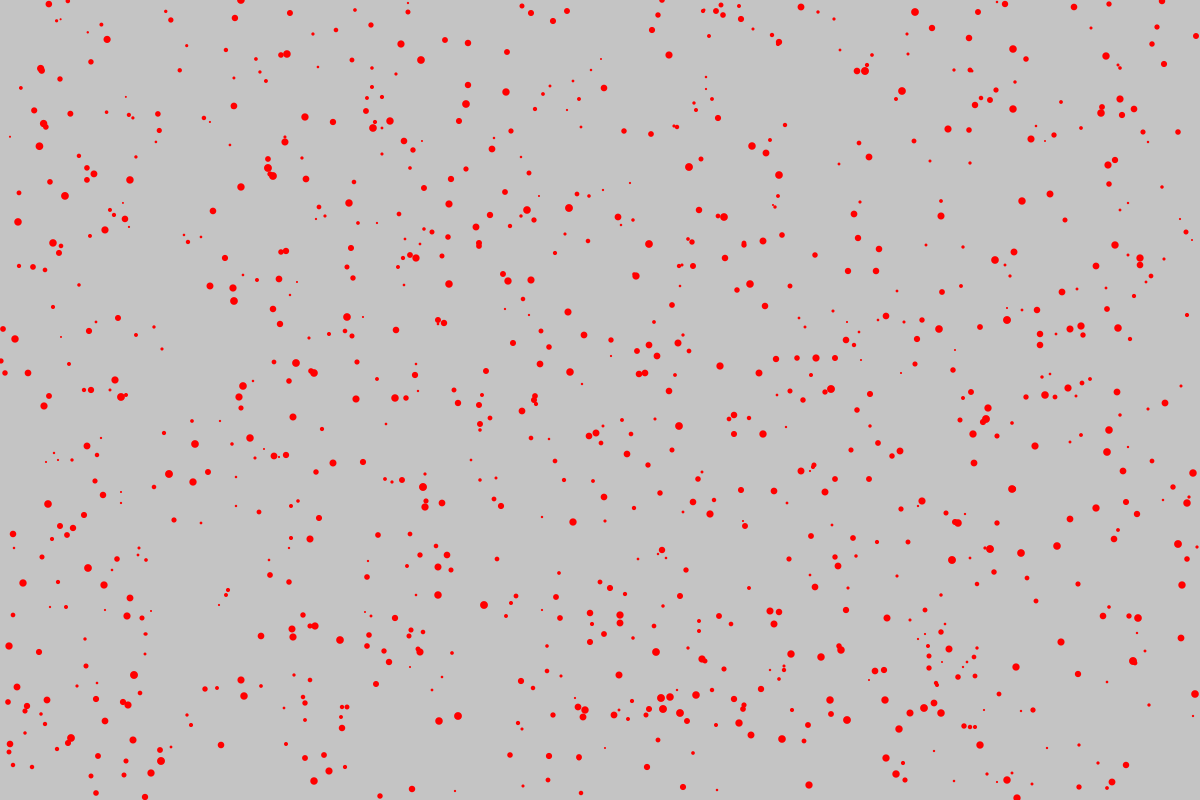
Frame 1 (no input)
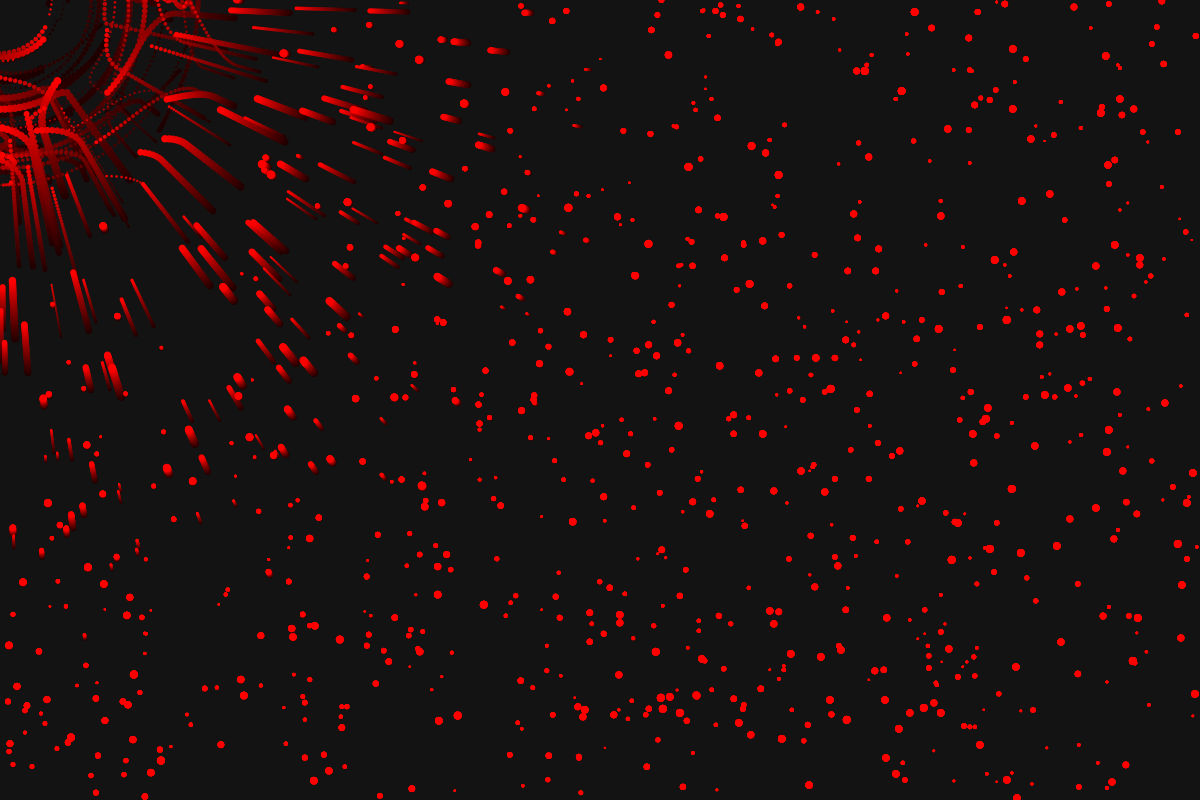
Frame 60 (the mouse pressed at the canvas centre just before this capture)
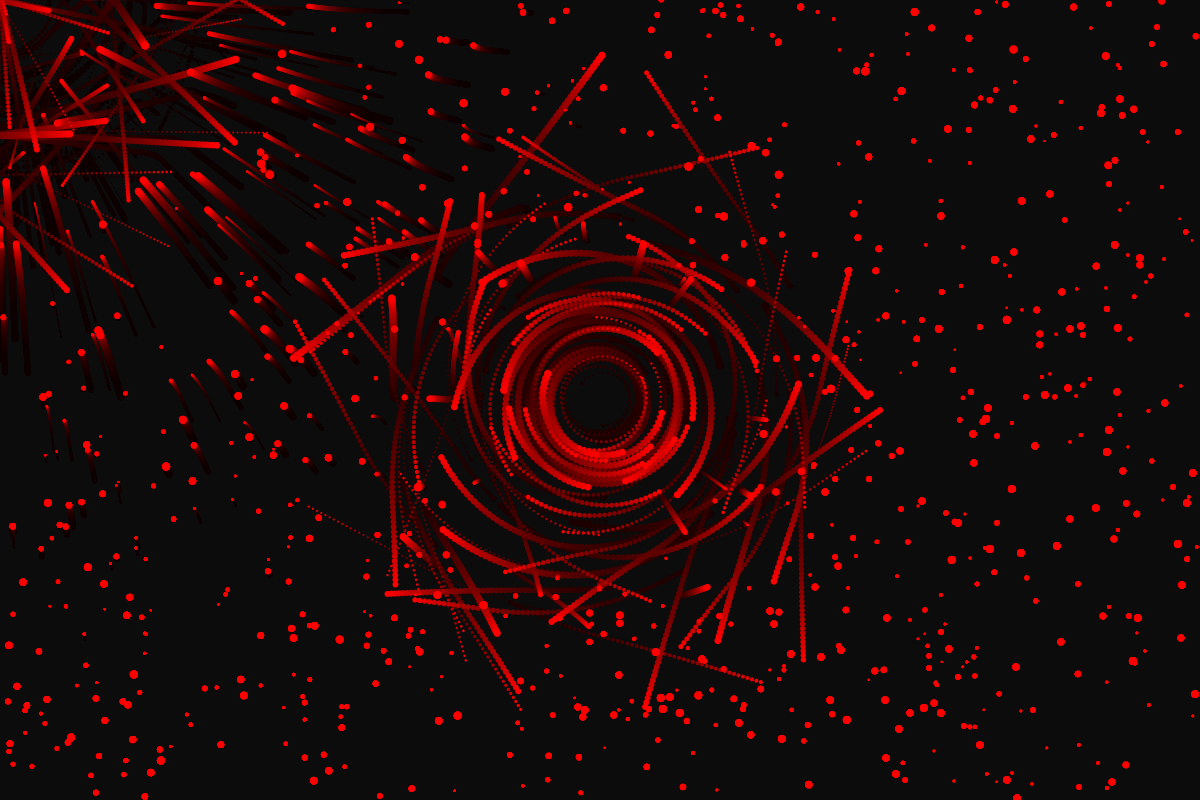
Frame 120 (the mouse held since frame 60 and released just before this capture)

The Processing sketch that drew these frames (run headless with seeded random() and noise(); from frame 60 on, the mouse is pressed at the canvas centre):

// Processing sketch: gravity_rotation
// ── gravity_rotation.pde
int TOPSPEED = 5;
float CF = 0.5; //coefficient of friction;
int MAX_PARTICLES = 1000;
Particle[] particles = new Particle[MAX_PARTICLES];
PVector mouse;

void setup(){
	mouse = new PVector(mouseX, mouseY);
	size(1200, 800);
	noStroke();

	//initialize paticles
	for(int i = 0; i < particles.length; i++){
    	particles[i] = new Particle(int(random(0, width)), //x
    								int(random(0, height)), //y
    								random(2, 50),	//mass
    								random(1, 4), //size
    								random(100, 250)); //rotation threshold
  	}
}

void draw(){
	fill(0, 10);
	rect(0, 0, width, height);
	updateMouseVector();
	fill(255, 0, 0);
	for(int i = 0; i < particles.length; i++){
		particles[i].update();
		particles[i].display();    
	}
}

void updateMouseVector(){
	// to prevent the mouse from updating too often
	mouse.x = mouseX;
	mouse.y = mouseY;
}

class Particle{
	PVector location, 
			velocity,
			acceleration;
	float 	mass,
			size,
			threshold;
	int dir;

	Particle(int x, int y, float _mass, float _size, float _threshold){
		// particle class should have location, velocity, acceleration, friction, and gravity
		// particles should be attracted to mouse
		location = new PVector(x, y);
		velocity = new PVector(0, 0);
		acceleration = new PVector(0, 0);
		mass = _mass;
		size = _size;
		threshold = _threshold;

		//set rotation direction
		dir = (int(random(0, 2)) < 1) ? 1: -1;
	}

	void display(){
		ellipse(location.x, location.y, size*2, size*2);
	}

	PVector calculateFriction(){
		PVector friction = velocity.get();
		friction.normalize();
		friction.mult(-1);
		float normal = 1; //simplified normal force value
		float frictionMag = CF * normal;
		friction.mult(frictionMag);

		return friction;
	}

	PVector calculateGravity(){
		PVector gravity = PVector.sub(mouse, location); //make vector pointing towards mouse
		float distance = gravity.mag(); //distance between particle and mouse
		float mouseMass = 500.0; //arbitrary value
		float G = 10.0; //arbitrary gravitational constant
		float m = (G * mouseMass * mass)/(distance * distance); //use formula for gravity to get strength of force
		gravity.normalize();
		gravity.mult(m);
		return gravity;
	}

	PVector calculateTangent(PVector gravity){
		PVector tangent;
		
		if(dir == 1){
			tangent =  new PVector(-gravity.y, gravity.x);
		}
		else{
			tangent =  new PVector(gravity.y, -gravity.x);
		}
		tangent.mult(gravity.mag());
		return tangent;
	}

	void applyForce(PVector force){
		PVector f = PVector.div(force, mass);
		acceleration.add(f);
	}

	void checkEdges(){
		//ensure that the particles remain on screen
		if(location.x > width || location.x < 0){
			velocity.x = -velocity.x;
		}
		if(location.y > height || location.y < 0){
			velocity.y = -velocity.y;
		}
	}

	void update(){	
		PVector gravity = calculateGravity();
		PVector friction = calculateFriction();
		float distance = PVector.dist(location, mouse);

		//particles should be repelled on click
		if(mousePressed){
			PVector rgrav = calculateGravity();
			rgrav.mult(-1.1);
			applyForce(rgrav);
		}

		applyForce(gravity);
		applyForce(friction);

		if(PVector.dist(location, mouse) <= threshold){
			PVector tangent = calculateTangent(gravity);
			applyForce(tangent);
		}

		velocity.add(acceleration);

		velocity.limit(TOPSPEED);
		location.add(velocity);
		checkEdges();
		acceleration.mult(0); //clear acceleration each frame
  	}
};
